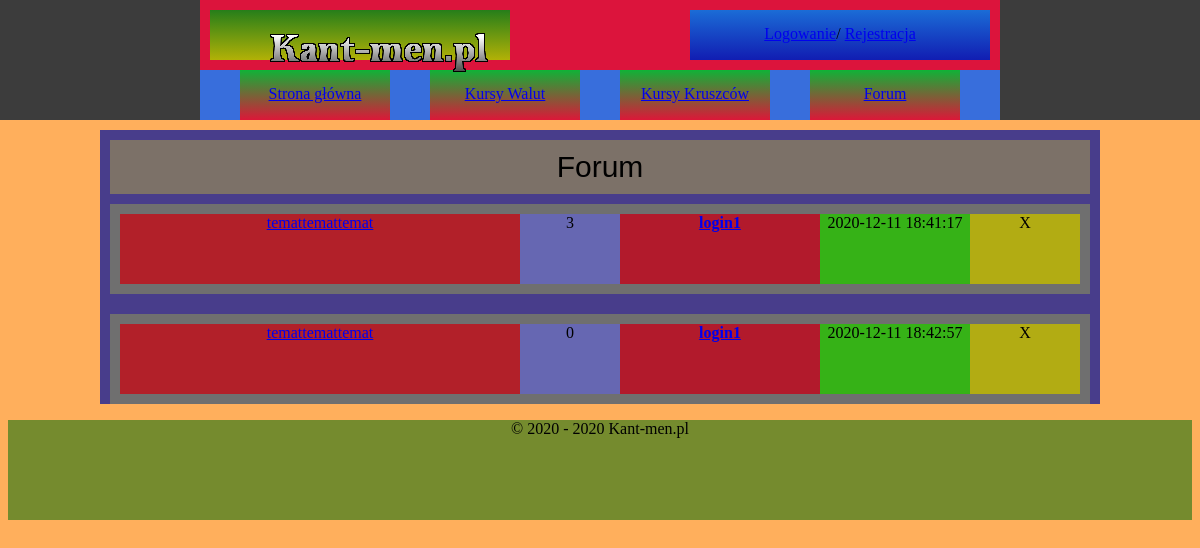
The app's page /forum.php, older data.
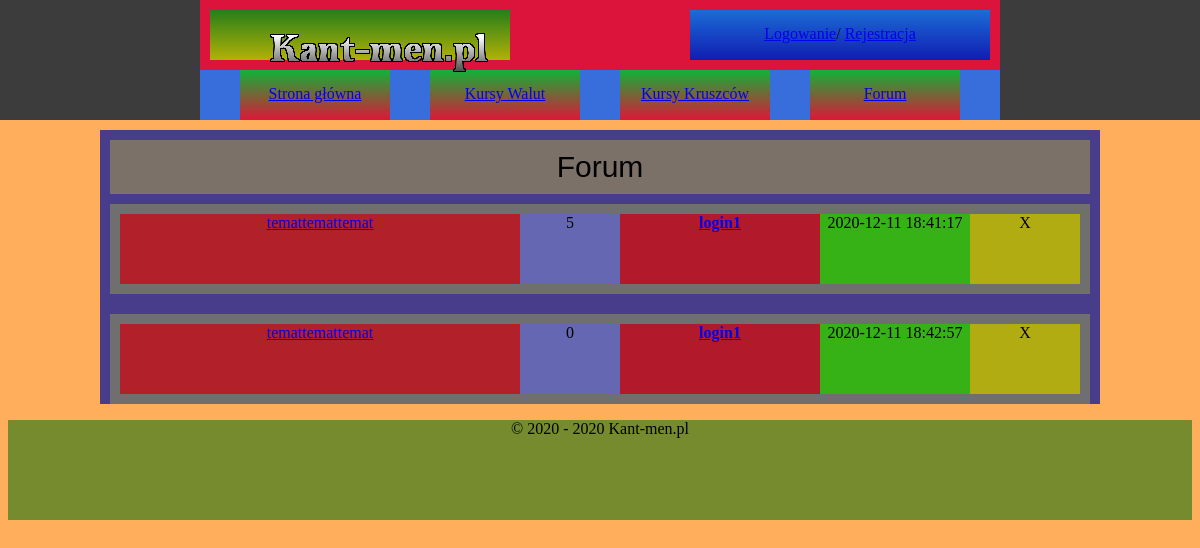
The same page, newer data.
### tables this page shows
CREATE TABLE `watek` (
  `ID_WATEK` int(10) NOT NULL,
  `ID_USER` int(10) NOT NULL,
  `TEMAT` varchar(100) NOT NULL,
  `DATA` timestamp NOT NULL DEFAULT current_timestamp(),
  `TRESC_WATKU` longtext NOT NULL,
  `LICZBA_KOMENTARZY` int(10) NOT NULL DEFAULT 0,
  `ILOSC_ODWIEDZIN` int(10) NOT NULL DEFAULT 0
);

CREATE TABLE `user` (
  `ID_USER` int(10) NOT NULL,
  `LOGIN` varchar(20) NOT NULL,
  `HASLO` char(64) NOT NULL,
  `IMIE` varchar(50) NOT NULL,
  `NAZWISKO` varchar(50) NOT NULL,
  `EMAIL` varchar(50) NOT NULL,
  `WIEK` int(10) NOT NULL,
  `MIASTO` varchar(50) NOT NULL,
  `KRAJ` varchar(50) NOT NULL,
  `OPIS_PROFILU` text DEFAULT NULL,
  `ZDJECIE` blob DEFAULT NULL,
  `STW_WATKI` int(10) NOT NULL DEFAULT 0,
  `LICZ_KOMENTARZY` int(10) NOT NULL DEFAULT 0,
  `UPRAWNIENIA` varchar(10) NOT NULL DEFAULT 'USER'
);

### forum.php (the view, shortened to what this page needs)
<!DOCTYPE HTML>
<html>
    <head>
        <link href="CSS/styleGlowne.css" rel="stylesheet" type="text/css">
        <link href="CSS/styleForum.css" rel="stylesheet" type="text/css">
    </head>
    <body>
    <?php
    include_once('rysowanieMenu.php');
    rysowanieGlownegoMenu();
    ?>
        <main>
            <section>
                <div class="pas-tytulowy">
                    Forum
                </div>
                <?php
                    require_once "polaczeniezMySQL.php";
                    $polaczenie = @new mysqli($host,$db_user,$db_password,$db_name);
                    if($polaczenie->connect_errno!=0)
                    {
                        echo "Error: ".$polaczenie->connect_errno;
                    }
                    else
                    {
                        $rezultat = $polaczenie->query("SELECT * FROM watek");
                        if(!$rezultat)
                        {
                        throw new Exception($polaczenie->error);
                        }
                        else
                        {
                        while($row = mysqli_fetch_array($rezultat))
                        {
                ?>
                <article class="artykul">
                    <div class="glowny-kontener-artykulu">
                        <div class="tytul-watku">
                            <?php echo '<a href="watek.php?id='.$row['ID_WATEK'].'"  target=" blank" >'.$row['TEMAT'].'</a>'; ?>
                        </div>
                        <div class="ilosc-odwiedzin">
                            <?php echo $row['ILOSC_ODWIEDZIN']; ?>
                        </div>
                        <div class="autor">
                            <?php
                                $row_autor = mysqli_fetch_array($wyciagniecie_nicku_autora = $polaczenie->query("SELECT * FROM user WHERE ID_USER=".$row['ID_USER']));
                                echo '<a href="user.php?user='.$row['ID_USER'].'" target=" blank"><k style=" font-weight: 700;">'.$row_autor['LOGIN'].'</k></a>';
                            ?>
                        </div>
                        <div class="czas-wstawienia">
                            <?php echo $row['DATA']; ?>
                        </div>
                        <div class="admin-mini-panel">
                            X
                        </div>
                    </div>
                </article>
                <?php
                    }
                    }
                    }
                ?>
            </section>
        </main>
    <?php
    include_once('rysowanieStopki.php');
    rysowanieStopki();
    ?>
    </body>
</html>

### rysowanieMenu.php (shortened to what this page needs)
<?php
function rysowanieGlownegoMenu()
{
    ?>
    <header>
        <nav class="nawigacja-menu">
            <div class="nawigacja-czesc-gorna">
                <div class="logo"><a href="index.php"><img src="img/logo-duze.png" alt="logo"></a></div>
                <div class="logowanie-rejestracja"><a href="logowanie.php">Logowanie</a>/ <a href="rejestracja.php">Rejestracja</a></div>
            </div>
            <div class="nawigacja-czesc-dolna">
                <div class="strona-glowna"> <a href="index.php"  >Strona główna</a></div>
                <div class="kurs-walut"> <a href="waluty.php">Kursy Walut</a></div>
                <div class="kurs-kruszcow"> <a href="kruszce.php">Kursy Kruszców</a></div>
                <div class="forum"> <a href="forum.php">Forum</a></div>
            </div>
        </nav>
    </header>
    <?php
}
?>

### rysowanieStopki.php
<?php
function rysowanieStopki()
{
    ?>
    <footer>
        <div>
            <p>&copy; 2020 - 2020 Kant-men.pl</p>
        </div>
    </footer>
    <?php
}
    ?>

### CSS/styleGlowne.css (style rules this page uses)
body { background-color: #ffaf5c; justify-content: center; align-items: center; }
header { position: fixed; width: 100%; top: 0px; left: 0px; height: 120px; background-color:#3c3c3c; z-index: 10; clear: both; }
main { background-color: darkslateblue; margin-left: auto; margin-right: auto; width: 1000px; height: auto; margin-top: 130px; align-items: center; }
footer { width: 100%; height: 100px; background-color: #758b2e; margin-left: auto; margin-right: auto; text-align: center; }
.nawigacja-menu { background-color: #72e7ff; position:relative; width: 800px; height: 100%; margin-left: auto; margin-right: auto; }
.nawigacja-czesc-gorna { background-color: crimson; width: 800px;; height: 70px; padding: 10px; box-sizing: border-box; position:relative; }
.logo, .logowanie-rejestracja { height: 100%; width: 300px; }
.logo { background-image: linear-gradient(#267e1a, #b2b106); float: left; }
.logowanie-rejestracja { background-image: linear-gradient(#1b6cd6, #111db2); float: right; }
.logo, .logowanie-rejestracja { padding: 15px; box-sizing: border-box; text-align: center; }
.nawigacja-czesc-dolna { background-color: #386edc; width: 800px;; height: 50px; box-sizing: border-box; }
.strona-glowna, .kurs-walut, .kurs-kruszcow, .forum { background-image: linear-gradient(#10b237, #dc1738); float: left; width: 150px; height: 100%; padding: 15px; margin-left: 40px; text-align: center; box-sizing: border-box; }

### CSS/styleForum.css (style rules this page uses)
article { background-color: green; height: 100%; }
.pas-tytulowy { position: relative; background-color: rgb(124, 113, 104); width: auto; margin: 10px; padding: 10px; text-align: center; font-family: Impact,Arial,sans-serif; font-size: 30px; top: 10px; }
.artykul { background-color: rgb(111, 111, 111); margin: 20px 10px 10px 10px; padding: 10px 10px 10px 10px; text-align: center; display: flex; }
.glowny-kontener-artykulu { height: 70px; background-color: #99b240; width: 100%; }
.tytul-watku { background-color: #b22029; height: 70px; width: 400px; float: left; }
.ilosc-odwiedzin { width: 100px; height: 70px; background-color: #6667b2; float: left; }
.autor { width: 200px; height: 70px; background-color: #b21a2c; float: left; }
.czas-wstawienia { width: 150px; height: 70px; background-color: #36b217; float: left; }
.admin-mini-panel { width: 110px; height: 70px; background-color: #b2ac13; float: left; }

Row changes from the older to the newer data that the page shows:
changed watek (number 1 of 2 on the later page): ILOSC_ODWIEDZIN "3" → "5"
